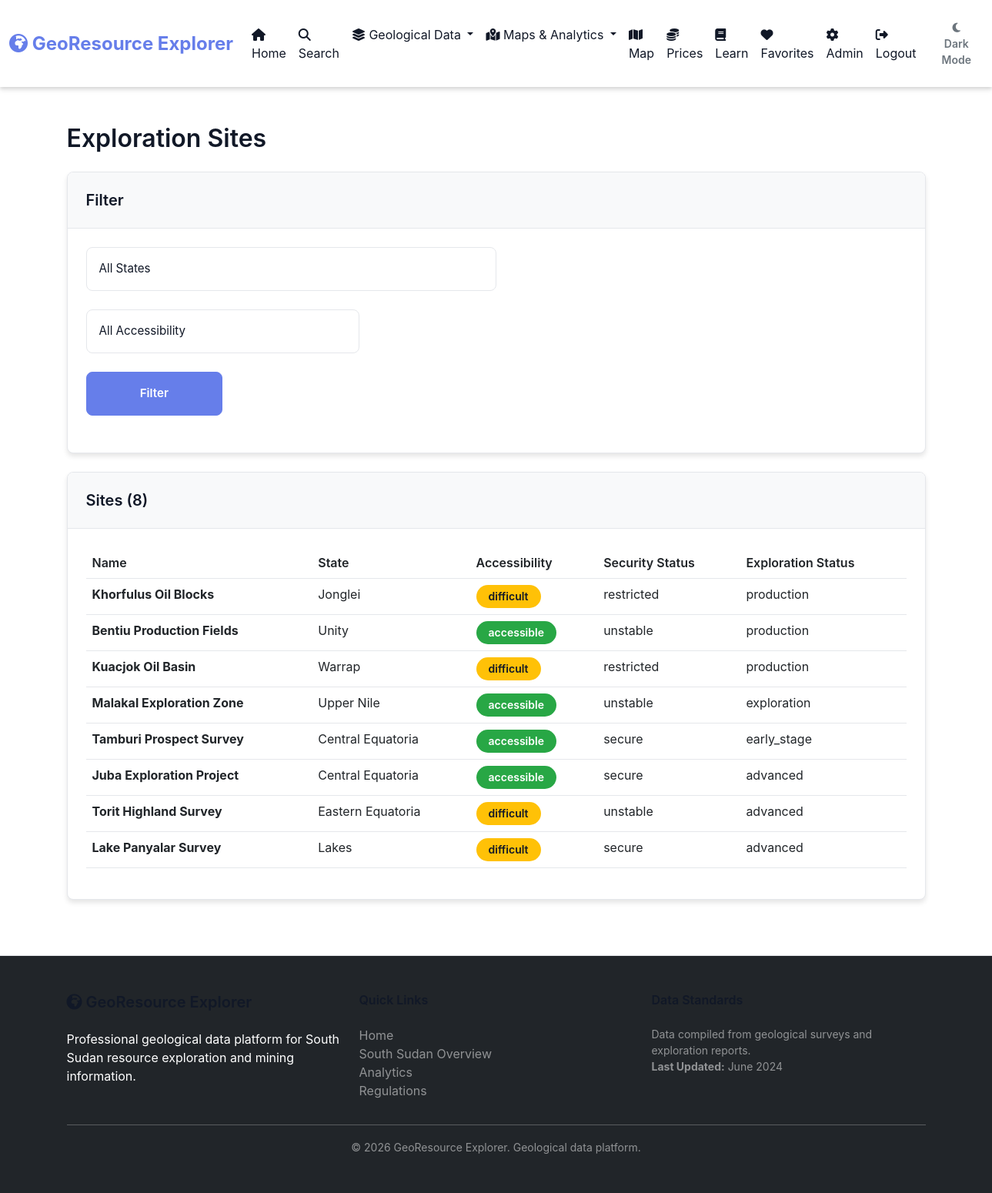
Screenshot of /exploration-sites (signed in) with the database file from the repository.
### tables this page shows
CREATE TABLE ss_exploration_sites (
            id INTEGER PRIMARY KEY AUTOINCREMENT,
            name TEXT NOT NULL,
            state_id INTEGER NOT NULL,
            deposit_id INTEGER,
            latitude REAL,
            longitude REAL,
            accessibility TEXT,
            infrastructure_notes TEXT,
            security_status TEXT,
            exploration_status TEXT,
            created_by INTEGER,
            created_at TIMESTAMP DEFAULT CURRENT_TIMESTAMP,
            FOREIGN KEY(state_id) REFERENCES ss_states(id),
            FOREIGN KEY(deposit_id) REFERENCES deposits(id),
            FOREIGN KEY(created_by) REFERENCES users(id)
        );

CREATE TABLE ss_states (
            id INTEGER PRIMARY KEY AUTOINCREMENT,
            name TEXT UNIQUE NOT NULL,
            capital TEXT,
            area_km2 REAL,
            population INTEGER,
            primary_minerals TEXT,
            geological_description TEXT,
            latitude REAL,
            longitude REAL
        );

### app/professional.py (the view)
    @app.route("/exploration-sites")
    def exploration_sites():
        db = get_db()
        state_filter = request.args.get('state', '')
        accessibility_filter = request.args.get('accessibility', '')
        query = """
            SELECT e.*, s.name as state_name FROM ss_exploration_sites e
            JOIN ss_states s ON e.state_id = s.id
            WHERE 1=1
        """
        params = []
        if state_filter:
            query += " AND s.id = ?"
            params.append(int(state_filter))
        if accessibility_filter:
            query += " AND e.accessibility = ?"
            params.append(accessibility_filter)
        query += " ORDER BY e.exploration_status DESC"
        sites = db.execute(query, params).fetchall()
        sites = [dict(s) for s in sites]
        states = db.execute(
            "SELECT id, name FROM ss_states ORDER BY name"
        ).fetchall()
        states = [dict(s) for s in states]
        return render_template("exploration_sites.html", sites=sites, states=states)

### app/__init__.py (called while the page is built)
def create_app():
    instance_path = os.path.dirname(os.path.dirname(__file__))
    app = Flask(__name__,
                template_folder=os.path.join(instance_path, 'templates'),
                static_folder=os.path.join(instance_path, 'static'))
    app.secret_key = "your_secret_key_here"
    @app.context_processor
    def inject_admin():
        return dict(is_admin=is_admin())
    from .routes import register_routes
    register_routes(app)
    return app

### app/db.py (called while the page is built)
def get_db():
    db_path = os.path.join(os.path.dirname(os.path.dirname(__file__)), 'minerals.db')
    conn = sqlite3.connect(db_path, check_same_thread=False)
    conn.row_factory = sqlite3.Row
    return conn

### app/utils.py (called while the page is built)
def is_admin():
    if "user_id" not in session:
        return False
    db = get_db()
    user = db.execute(
        "SELECT is_admin FROM users WHERE id = ?",
        (session["user_id"],)
    ).fetchone()
    return user and user["is_admin"] == 1

### templates/exploration_sites.html (shortened to what this page needs)
{% extends "layout.html" %}
{% block content %}
<div class="container mt-4">
    <h2>Exploration Sites</h2>
    <div class="card mb-4">
        <div class="card-header"><h5 class="mb-0">Filter</h5></div>
        <div class="card-body">
            <form method="GET" class="form-row">
                <div class="form-group col-md-6">
                    <select name="state" class="form-control">
                        <option value="">All States</option>
                    </select>
                </div>
                <div class="form-group col-md-4">
                    <select name="accessibility" class="form-control">
                        <option value="">All Accessibility</option>
                    </select>
                </div>
                <div class="form-group col-md-2">
                    <button type="submit" class="btn btn-primary w-100">Filter</button>
                </div>
            </form>
        </div>
    </div>
    <div class="card">
        <div class="card-header"><h5 class="mb-0">Sites ({{ sites|length }})</h5></div>
        <div class="card-body">
            {% if sites %}
            <div class="table-responsive">
                <table class="table table-hover">
                    <thead>
                        <tr>
                            <th>Name</th>
                            <th>State</th>
                            <th>Accessibility</th>
                            <th>Security Status</th>
                            <th>Exploration Status</th>
                        </tr>
                    </thead>
                    <tbody>
                        {% for s in sites %}
                        <tr>
                            <td><strong>{{ s.name }}</strong></td>
                            <td>{{ s.state_name }}</td>
                            <td><span class="badge badge-{% if s.accessibility == 'accessible' %}success{% elif s.accessibility == 'difficult' %}warning{% else %}danger{% endif %}">{{ s.accessibility }}</span></td>
                            <td>{{ s.security_status }}</td>
                            <td>{{ s.exploration_status }}</td>
                        </tr>
                        {% endfor %}
                    </tbody>
                </table>
            </div>
            {% else %}
            <p class="text-muted">No sites found.</p>
            {% endif %}
        </div>
    </div>
</div>
{% endblock %}

### static/style.css (style rules this page uses)
:root { --primary: #667eea; --primary-dark: #764ba2; --secondary: #17a2b8; --success: #28a745; --danger: #dc3545; --warning: #ffc107; --info: #17a2b8; --light: #f8f9fa; --dark: #343a40; --muted: #6c757d; --bg-primary: #ffffff; --bg-secondary: #f8f9fa; --bg-tertiary: #f0f2f5; --bg-gradient: linear-gradient(135deg, #667eea 0%, #764ba2 100%); --text-primary: #111827; --text-secondary: #6b7280; --text-light: #ffffff; --border-color: #e5e7eb; --border-color-light: #f3f4f6; --shadow-sm: 0 1px 2px rgba(0, 0, 0, 0.05); --shadow-md: 0 4px 6px rgba(0, 0, 0, 0.1); --shadow-lg: 0 10px 15px rgba(0, 0, 0, 0.1); --shadow-xl: 0 20px 25px rgba(0, 0, 0, 0.15); --spacing-xs: 0.25rem; --spacing-sm: 0.5rem; --spacing-md: 1rem; --spacing-lg: 1.5rem; --spacing-xl: 2rem; --spacing-2xl: 3rem; --radius-sm: 0.25rem; --radius-md: 0.375rem; --radius-lg: 0.5rem; --radius-xl: 1rem; --radius-full: 9999px; --transition-fast: 150ms ease-in-out; --transition-base: 250ms ease-in-out; --transition-slow: 350ms ease-in-out; --z-dropdown: 1000; --z-modal: 1050; --z-popover: 1060; --z-tooltip: 1070; }
* { margin: 0; padding: 0; box-sizing: border-box; }
html { font-size: 16px; scroll-behavior: smooth; }
body { font-family: -apple-system, BlinkMacSystemFont, 'Segoe UI', Roboto, 'Helvetica Neue', Arial, sans-serif; background-color: var(--bg-primary); color: var(--text-primary); line-height: 1.5; transition: background-color var(--transition-base), color var(--transition-base); }
h1, h2, h3, h4, h5, h6 { font-weight: 600; line-height: 1.2; margin-bottom: var(--spacing-lg); color: var(--text-primary); }
h2 { font-size: 2rem; }
h5 { font-size: 1.25rem; }
.mt-4 { margin-top: var(--spacing-xl); }
.mb-4 { margin-bottom: var(--spacing-xl); }
.card { background-color: var(--bg-primary); border: 1px solid var(--border-color); border-radius: var(--radius-lg); box-shadow: var(--shadow-md); overflow: hidden; transition: box-shadow var(--transition-base), transform var(--transition-base); }
.card-header { background-color: var(--bg-secondary); padding: var(--spacing-lg); border-bottom: 1px solid var(--border-color); }
.card-body { padding: var(--spacing-lg); }
.btn { display: inline-block; padding: var(--spacing-md) var(--spacing-lg); border: 1px solid transparent; border-radius: var(--radius-lg); font-weight: 600; text-align: center; cursor: pointer; transition: all var(--transition-fast); text-decoration: none; user-select: none; font-size: 0.95rem; }
.btn-primary { background-color: var(--primary); color: var(--text-light); border-color: var(--primary); }
.form-group { margin-bottom: var(--spacing-lg); }
.form-control, input[type="text"], input[type="email"], input[type="password"], input[type="number"], select, textarea { width: 100%; padding: var(--spacing-md); border: 1px solid var(--border-color); border-radius: var(--radius-lg); font-size: 0.95rem; background-color: var(--bg-primary); color: var(--text-primary); transition: border-color var(--transition-fast); }
.badge { display: inline-block; padding: var(--spacing-sm) var(--spacing-md); border-radius: var(--radius-full); font-size: 0.875rem; font-weight: 600; }
.badge-success { background-color: var(--success); color: var(--text-light); }
.badge-warning { background-color: var(--warning); color: var(--text-primary); }
table { width: 100%; border-collapse: collapse; margin-bottom: var(--spacing-lg); }
th { background-color: var(--bg-secondary); padding: var(--spacing-md); text-align: left; font-weight: 600; border-bottom: 2px solid var(--border-color); }
td { padding: var(--spacing-md); border-bottom: 1px solid var(--border-color); }
@media (min-width: 1200px) { .container { max-width: 1140px; margin: 0 auto; } }

### rows the page displays
ss_exploration_sites: name "Khorfulus Oil Blocks", state_name "Jonglei", accessibility "difficult", security_status "restricted", exploration_status "production"
ss_exploration_sites: name "Bentiu Production Fields", state_name "Unity", accessibility "accessible", security_status "unstable", exploration_status "production"
ss_exploration_sites: name "Kuacjok Oil Basin", state_name "Warrap", accessibility "difficult", security_status "restricted", exploration_status "production"
ss_exploration_sites: name "Malakal Exploration Zone", state_name "Upper Nile", accessibility "accessible", security_status "unstable", exploration_status "exploration"
ss_exploration_sites: name "Tamburi Prospect Survey", state_name "Central Equatoria", accessibility "accessible", security_status "secure", exploration_status "early_stage"
ss_exploration_sites: name "Juba Exploration Project", state_name "Central Equatoria", accessibility "accessible", security_status "secure", exploration_status "advanced"
ss_exploration_sites: name "Torit Highland Survey", state_name "Eastern Equatoria", accessibility "difficult", security_status "unstable", exploration_status "advanced"
ss_exploration_sites: name "Lake Panyalar Survey", state_name "Lakes", accessibility "difficult", security_status "secure", exploration_status "advanced"

### other values shown
{{ sites|length }} "8"
